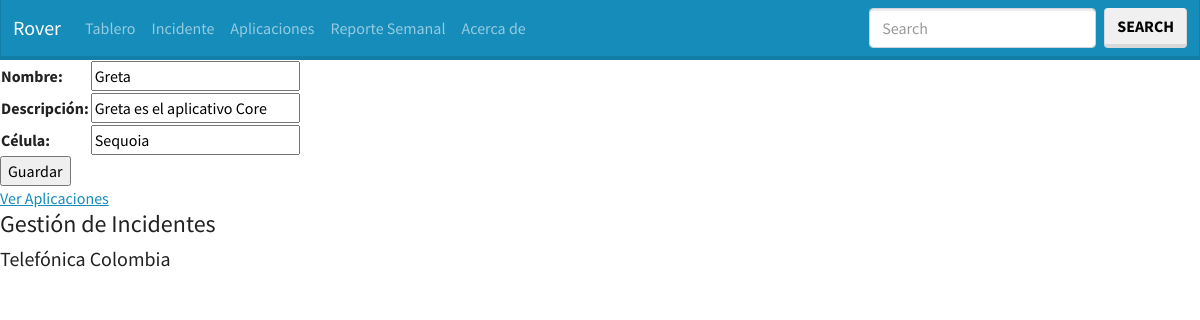
Screenshot of /app/1 with the database file from the repository.
### chat_incidentes/models.py (models this page shows, shortened)
class Aplicacion(models.Model):
    nom_app=models.CharField(max_length=30, verbose_name="Nombre")
    desc_app=models.CharField(max_length= 255, verbose_name="Descripción")
    celula=models.CharField(max_length= 30, verbose_name="Célula")

### chat_incidentes/views.py (the view)
# urls.py: path('app/<int:pk>', AplicacionActualiza.as_view(), name='actualiza'),
class AplicacionActualiza(UpdateView):
    model=Aplicacion
    fields=['nom_app','desc_app','celula']
    template_name='editar_app.html'
    success_url=reverse_lazy("listapp")

### chat_incidentes/templates/editar_app.html (shortened to what this page needs)
{% extends "home.html" %}
{% block content %}
<body>
    <form action="" method="POST">{% csrf_token %}
        <table>
            {{ form.as_table }}
        </table>
        <input type="submit" value="Guardar">
    </form>
    <a href="{% url 'listapp' %}">Ver Aplicaciones</a>
</body>
{% endblock %}

### rows the page displays
Aplicacion: nom_app "Greta", desc_app "Greta es el aplicativo Core", celula "Sequoia"
